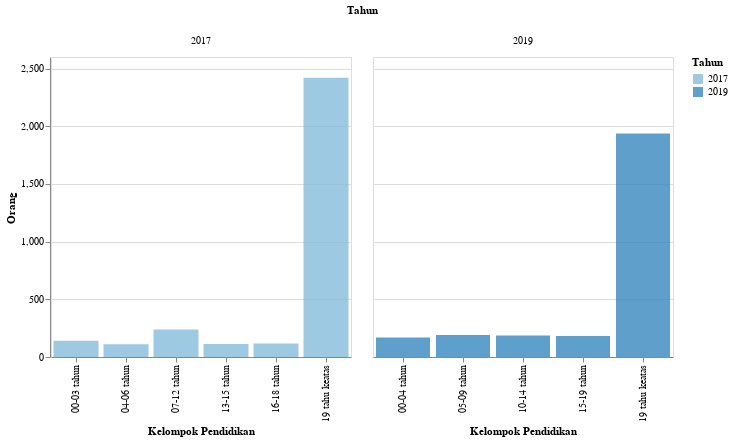

Notebook cell for this chart:
### Markdown cell above
<h2> Kelompok Usia Pendidikan</h2>

### Code cell
df_3 = data('Kelompok Pendidikan')
plot_2(df_3,'Orang','Kelompok Pendidikan',300)

### Figure 1 — Vega-Lite specification as saved in the notebook (floating-point values rounded to 4 significant figures)
{"config": {"view": {"continuousWidth": 400, "continuousHeight": 300}}, "data": {"name": "data-b70030e8608b220fcc15d87adb2cdbd0"}, "mark": {"type": "bar", "opacity": 0.8}, "encoding": {"color": {"condition": {"type": "ordinal", "field": "Tahun", "selection": "selector117"}, "value": "lightgray"}, "column": {"type": "ordinal", "field": "Tahun"}, "tooltip": [{"type": "quantitative", "field": "Tahun"}, {"type": "nominal", "field": "Keterangan"}, {"type": "nominal", "field": "N"}, {"type": "nominal", "field": "Satuan"}], "x": {"type": "ordinal", "field": "Keterangan", "title": "Kelompok Pendidikan"}, "y": {"type": "quantitative", "field": "N", "title": "Orang"}}, "resolve": {"scale": {"x": "independent"}}, "selection": {"selector117": {"type": "single", "encodings": ["x", "color"]}, "selector118": {"type": "interval", "bind": "scales", "encodings": ["x", "y"]}}, "width": 300, "$schema": "https://vega.github.io/schema/vega-lite/v4.8.1.json", "datasets": {"data-b70030e8608b220fcc15d87adb2cdbd0": [{"Tahun": 2017, "Kode": 1, "Data": "Kependudukan", "Kode Kategori": 1.5, "Kategori": "Kelompok Pendidikan", "Keterangan": "00-03 tahun", "N": "141", "Satuan": "Orang"}, {"Tahun": 2017, "Kode": 1, "Data": "Kependudukan", "Kode Kategori": 1.5, "Kategori": "Kelompok Pendidikan", "Keterangan": "04-06 tahun", "N": "111", "Satuan": "Orang"}, {"Tahun": 2017, "Kode": 1, "Data": "Kependudukan", "Kode Kategori": 1.5, "Kategori": "Kelompok Pendidikan", "Keterangan": "07-12 tahun", "N": "239", "Satuan": "Orang"}, {"Tahun": 2017, "Kode": 1, "Data": "Kependudukan", "Kode Kategori": 1.5, "Kategori": "Kelompok Pendidikan", "Keterangan": "13-15 tahun", "N": "112", "Satuan": "Orang"}, {"Tahun": 2017, "Kode": 1, "Data": "Kependudukan", "Kode Kategori": 1.5, "Kategori": "Kelompok Pendidikan", "Keterangan": "16-18 tahun", "N": "116", "Satuan": "Orang"}, {"Tahun": 2017, "Kode": 1, "Data": "Kependudukan", "Kode Kategori": 1.5, "Kategori": "Kelompok Pendidikan", "Keterangan": "19 tahu keatas", "N": "2420", "Satuan": "Orang"}, {"Tahun": 2019, "Kode": 1, "Data": "Kependudukan", "Kode Kategori": 1.5, "Kategori": "Kelompok Pendidikan", "Keterangan": "00-04 tahun", "N": 170.0, "Satuan": "Orang"}, {"Tahun": 2019, "Kode": 1, "Data": "Kependudukan", "Kode Kategori": 1.5, "Kategori": "Kelompok Pendidikan", "Keterangan": "05-09 tahun", "N": 190.0, "Satuan": "Orang"}, {"Tahun": 2019, "Kode": 1, "Data": "Kependudukan", "Kode Kategori": 1.5, "Kategori": "Kelompok Pendidikan", "Keterangan": "10-14 tahun", "N": 187.0, "Satuan": "Orang"}, {"Tahun": 2019, "Kode": 1, "Data": "Kependudukan", "Kode Kategori": 1.5, "Kategori": "Kelompok Pendidikan", "Keterangan": "15-19 tahun", "N": 183.0, "Satuan": "Orang"}, {"Tahun": 2019, "Kode": 1, "Data": "Kependudukan", "Kode Kategori": 1.5, "Kategori": "Kelompok Pendidikan", "Keterangan": "19 tahu keatas", "N": 1936.0, "Satuan": "Orang"}]}}
